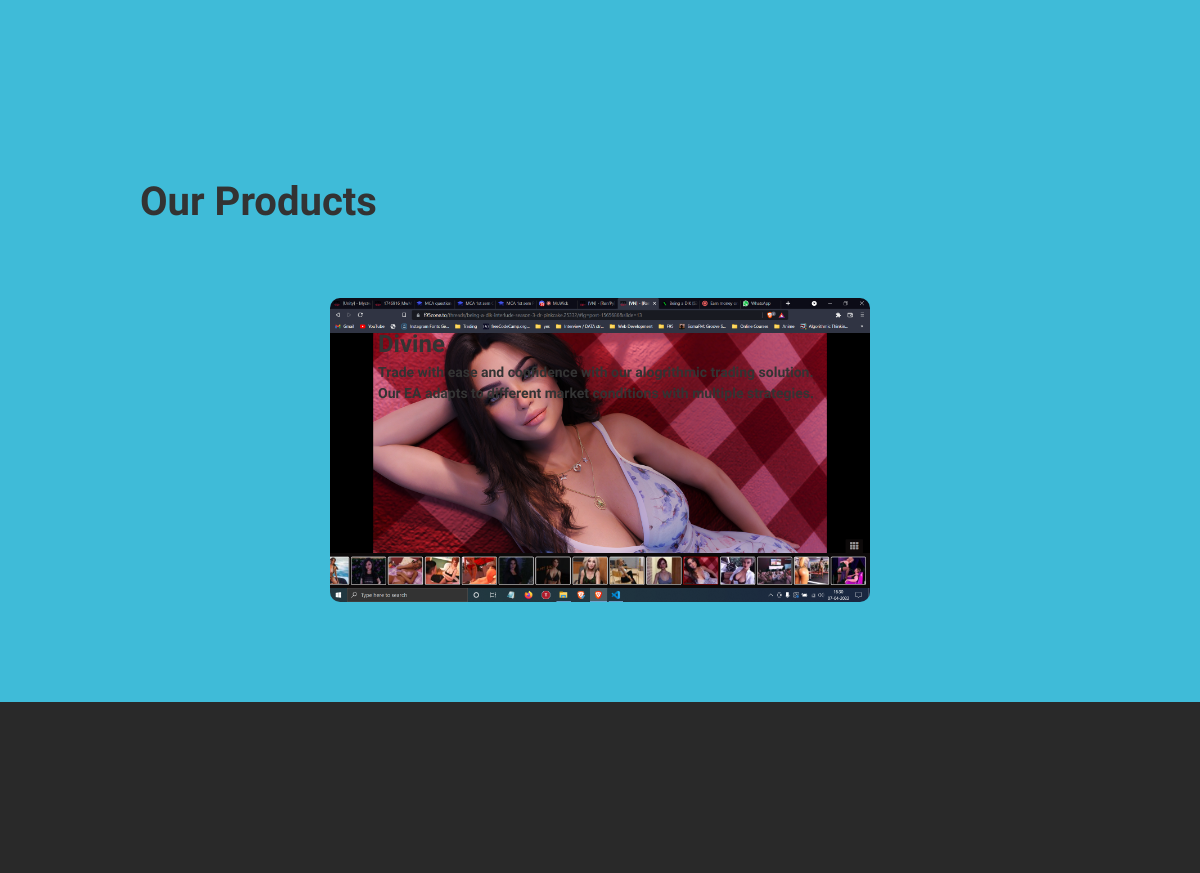
/ (middle part), run on an earlier commit of the app's database.
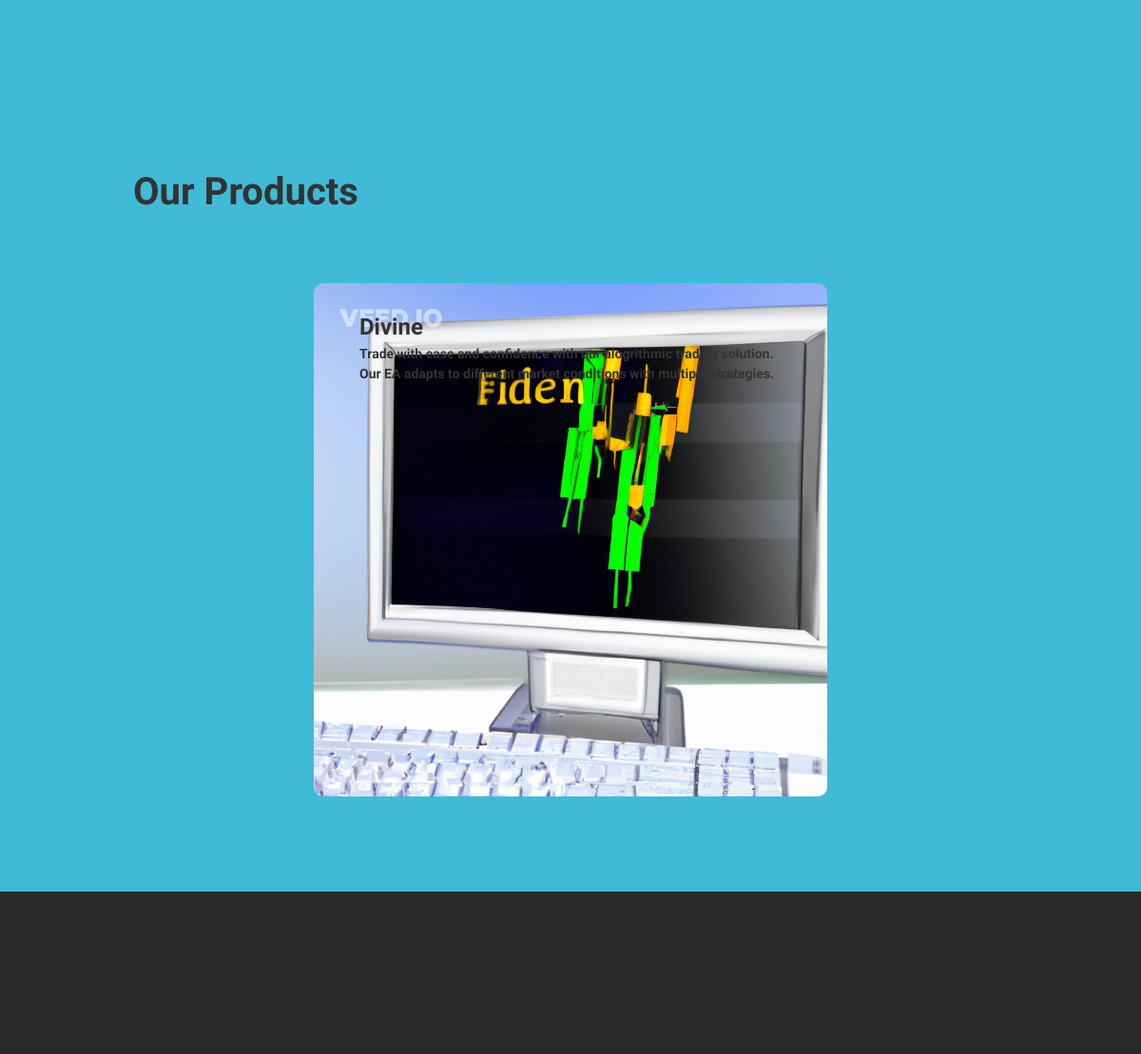
And on a later commit of the database.
### mainapp/models.py (models this page shows, shortened)
class Product(models.Model):
    product_id = models.IntegerField(primary_key=True)
    name = models.CharField(max_length=100)
    remaining_stock = models.IntegerField(default=-1)
    description = models.TextField(null=True, blank=True)
    image = models.ImageField(upload_to='img/products/', null=True, blank=True)
    class Meta:
        verbose_name_plural = 'Products'

### mainapp/views.py (the view)
# urls.py: path('', mainapp.index, name='index'),
def index(request):
    products = Product.objects.all()
    results = Result.objects.all()
    faqs = Faq.objects.all()
    message = request.session.get('message')
    request.session.pop('message', None)
    return render(request, 'index.html', {'products': products, 'results' : results, 'faqs' : faqs, 'message': message})

### mainapp/templates/index.html (shortened to what this page needs)
<!DOCTYPE html>
<html dir="ltr" lang="en-US">
<head>
	{% load static %}
	<link rel="stylesheet" href={% static 'frontend/css/bootstrap.css' %} type="text/css" />
	<link rel="stylesheet" href={% static 'frontend/style.css' %} type="text/css" />
	<link rel="stylesheet" href={% static 'frontend/css/dark.css' %} type="text/css" />
	<link rel="stylesheet" href={% static 'frontend/css/font-icons.css' %} type="text/css" />
	<link rel="stylesheet" href={% static 'frontend/css/animate.css' %} type="text/css" />
	<link rel="stylesheet" href={% static 'frontend/css/magnific-popup.css' %} type="text/css" />
	<link rel="stylesheet" href={% static 'frontend/css/custom.css' %} type="text/css" />
	<link rel="stylesheet" href={% static 'frontend/demos/freelancer/css/fonts.css' %} type="text/css" />
	<link rel="stylesheet" href={% static 'frontend/demos/freelancer/freelancer.css' %} type="text/css" />
	<link rel="stylesheet" href={% static 'frontend/css/colors.php?color=f7c25e' %} type="text/css" />
</head>
<body class="stretched">
	<div id="wrapper" class="clearfix">
		<section id="content" style="background-color: #292929;">
			<div class="content-wrap p-0">
				<div class="section m-0" style="background-color: #3fbbd8;" id="products">
					<div class="container">
						<div class="row align-items-end justify-content-between mb-5">
							<div class="col-lg-5 offset-lg-1">
								<div>
									<h3 class="font-weight-bolder h1 mb-4 pt-6">Our Products</h3>
								</div>
							</div>
						</div>
						<div class="row justify-content-center col-mb-50">
							{% for product in products %}
							<div class="col-lg-6 h-translatey-3 tf-ts">
								<a href={% url 'product_detail' p_name=product.name %} class="portfolio-item" target="_blank">
									<div class="portfolio-image">
										<img src={{ product.image.url }} alt="Portfoio Item">
										<div class="bg-overlay">
											<div class="bg-overlay-content align-items-start justify-content-start flex-column px-5 py-4">
												<h3 class="mb-0 mt-1">{{product.name}}</h3>
												<h5>{{product.description}}</h5>
											</div>
											<div class="bg-overlay-content align-items-start justify-content-end p-4">
											</div>
										</div>
									</div>
								</a>
							</div>
							{% endfor %}
						</div>
					</div>
				</div>
				<div class="section bg-transparent py-5 my-0">
					<div class="container">
						<div class="row align-items-end mb-5">
						</div>
					</div>
				</div>
			</div>
		</section>
	</div>
</body>
</html>

What changed in the data, as far as the page shows it:
changed Product "Divine": image: picture removed, a placeholder shows
